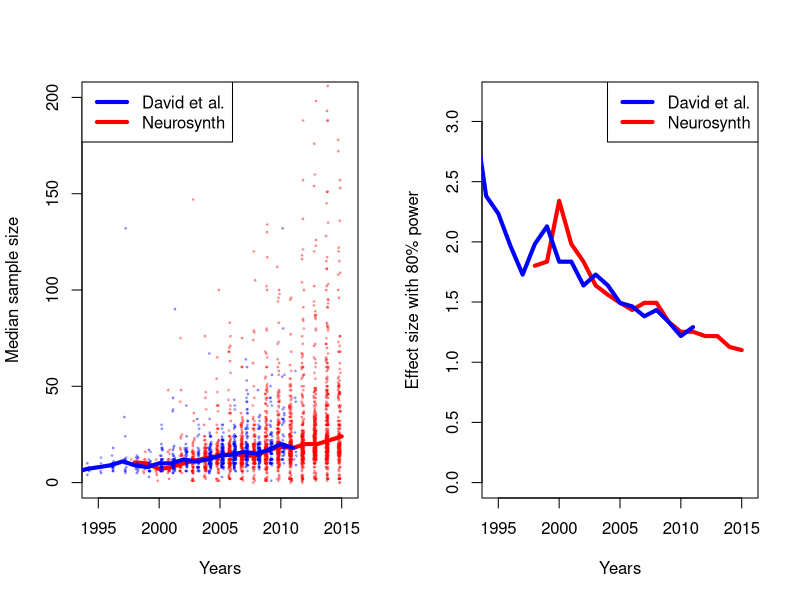

Here is the R script that generated this plot:
# code to create figure 1 from Poldrack et al., Nature Reviews Neuroscience

library(dplyr)

tal_data=read.table('tal_data.txt',col.names=c('year','n'))
david_data=read.table('david_data.txt',col.names=c('year','n'))
# drop years with small samples
david_data=david_data[david_data$year<2015,]
tal_data=tal_data[tal_data$year>1997,]
library(pwr)


# compute effect size at 80% power for each sample size, using 
# the uncorrected p thresh specified below

pthresh=0.005

tal_power=data.frame(year=NA,n=NA)
for (i in 1:nrow(tal_data)) {
  if (tal_data[i,2]>2) {
    p=pwr.t.test(n=tal_data[i,2],sig.level=pthresh,power=0.8)
    tal_power[i,]=c(tal_data[i,1],p$d)
  }
}


david_power=data.frame(year=NA,n=NA)
for (i in 1:nrow(david_data)) {
  if (david_data[i,2]>2) {
    p=pwr.t.test(n=david_data[i,2],sig.level=pthresh,power=0.8)
    david_power[i,]=c(david_data[i,1],p$d)
  }
}


tal_data_by_year=group_by(tal_data,year)
tal_data_medians=summarize(tal_data_by_year,medians=median(n))
david_data_by_year=group_by(david_data,year)
david_data_medians=summarize(david_data_by_year,medians=median(n))
tal_power_by_year=group_by(tal_power,year)
tal_power_medians=summarize(tal_power_by_year,medians=median(n))
david_power_by_year=group_by(david_power,year)
david_power_medians=summarize(david_power_by_year,medians=median(n))

# David only has one data point beyond 2011; drop 2012 and beyond
david_data_medians=david_data_medians[david_data_medians$year<=2012,]
david_power_medians=david_power_medians[david_power_medians$year<=2012,]

years=c(1995,2015)+c(-1,1)/2
cex_points=0.4
rand_jitter=0.2
offset=0.1
symbol_alpha=0.3
par(mfrow=c(1,2))
plot(tal_data_medians,type='l',col='red',xlim=years,ylim=c(0,200),xlab='Years',
     ylab='Median sample size',lwd=4)
points(tal_data$year-offset-rand_jitter*runif(dim(tal_data)[1]),tal_data$n,pch=20,cex=cex_points,col=rgb(red=1., green=0, blue=0, alpha=symbol_alpha))
lines(david_data_medians,type='l',col='blue',xlim=years,ylim=c(0,200),xlab='Years',
     ylab='Median sample size',lwd=4)
points(david_data$year+offset+rand_jitter*runif(dim(david_data)[1]),david_data$n,pch=20,col=rgb(red=0., green=0, blue=1., alpha=symbol_alpha),cex=cex_points)
legend('topleft',legend=c('David et al.','Neurosynth'),col=c('blue','red'),lwd=c(4,4))

plot(tal_power_medians,type='l',xlim=years,ylim=c(0,3.2),xlab='Years',
     ylab='Effect size with 80% power',col='red',lwd=4)
lines(david_power_medians,col='blue',lwd=4)
legend('topright',legend=c('David et al.','Neurosynth'),col=c('blue','red'),lwd=c(4,4))
dev.copy2pdf(file='power_and_effectsize.pdf',width=16,height=6)
